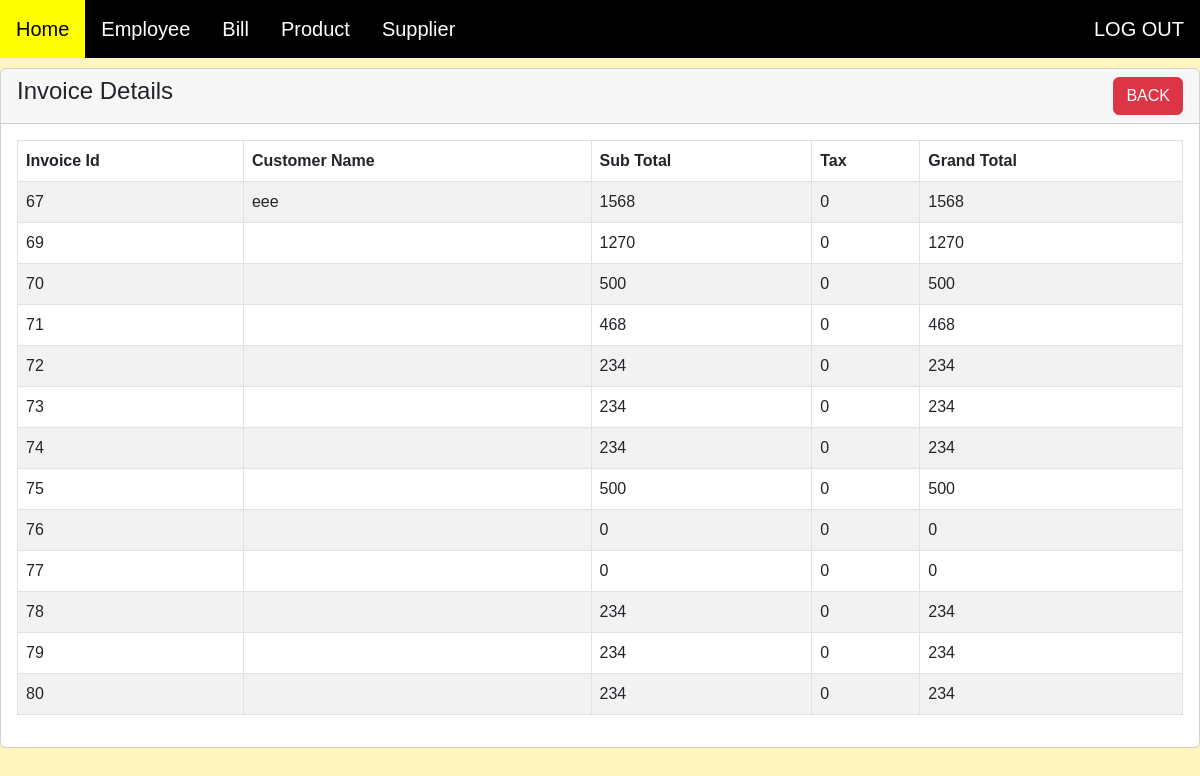
Screenshot of /admin/bill/index.php (signed in) with the database file from the repository.
### tables this page shows
CREATE TABLE `invoice` (
  `invoice_id` int(11) NOT NULL,
  `customer_name` varchar(50) NOT NULL,
  `order_total_before_tax` decimal(10,0) NOT NULL,
  `order_total_tax` decimal(10,0) NOT NULL,
  `order_total_after_tax` decimal(10,0) NOT NULL
);

### admin/bill/index.php (the view, shortened to what this page needs)
<?php
require'../../include/dbcon.php';
?>
<!doctype html>
<html lang="en">
  <head>
    <link href="https://cdn.jsdelivr.net/npm/bootstrap@5.2.2/dist/css/bootstrap.min.css" rel="stylesheet">
</head>
<body>
<?php include_once('../../include/header.php'); ?>
<div class="row">
<div class="col-md-12">
<div class="card">
<div class="card-header">
    <h4> Invoice Details
    <a href="../admin_home/index.php" class="btn btn-danger float-end">BACK</a>
</div>
<div class="card-body">
  <table class="table table-bordered table-striped">
    <thead>
      <tr>
        <th>Invoice Id</th>
        <th>Customer Name</th>
        <th>Sub Total</th>
        <th>Tax</th>
        <th>Grand Total</th>
      </tr>
    </thead>
<tbody>
  <?php
    $query = "SELECT * FROM invoice";
    $query_run = mysqli_query($conn,$query);
    if(mysqli_num_rows($query_run) > 0){
        foreach($query_run as $invoice){
?>
<tr>
  <td><?=$invoice['invoice_id'];?></td>
  <td><?=$invoice['customer_name'];?></td>
  <td><?=$invoice['order_total_before_tax'];?></td>
  <td><?=$invoice['order_total_tax'];?></td>
  <td><?=$invoice['order_total_after_tax'];?></td>
</tr>
<?php
    }
  }
  else{
    echo"<h5> No Records Found </h5>";
  }
?>
</tbody>
</table>
</div>
</div>
</div>
</div>
</body>
</html>

### include/header.php (shortened to what this page needs)
<!DOCTYPE html>
<html>
<head>
</head>
<body>
<div class="topnav">
  <a class="active" href="../admin_home/index.php">Home</a>
  <a href="../employee/index.php">Employee</a>
  <a href="../bill/index.php">Bill</a>
  <a href="../item/index.php">Product</a>
  <a href="../supplier/index.php">Supplier</a>
  <div class="login-container">
  <a href="../../login/logout.php">LOG OUT</a>
  </div>
</div>
</body>
</html>

### admin/bill/index.php (style rules this page uses)
body { margin: 0px 0px 0px 0px; font-family: Arial, Helvetica, sans-serif; background-color: #FFF6BD; }
.row { margin-top:10px; }

### include/header.php (style rules this page uses)
* { box-sizing: border-box; }
body { margin: 0px 0px 0px 0px; font-family: Arial, Helvetica, sans-serif; }
.topnav { overflow: hidden; background-color: black; }
.topnav a { float: left; display: block; color: white; text-align: center; padding: 14px 16px; text-decoration: none; font-size: 20px; }
.topnav .login-container { float: right; }

### rows the page displays
invoice: invoice_id "67", customer_name "eee", order_total_before_tax "1568", order_total_tax "0", order_total_after_tax "1568"
invoice: invoice_id "69", order_total_before_tax "1270", order_total_tax "0", order_total_after_tax "1270"
invoice: invoice_id "70", order_total_before_tax "500", order_total_tax "0", order_total_after_tax "500"
invoice: invoice_id "71", order_total_before_tax "468", order_total_tax "0", order_total_after_tax "468"
invoice: invoice_id "72", order_total_before_tax "234", order_total_tax "0", order_total_after_tax "234"
invoice: invoice_id "73", order_total_before_tax "234", order_total_tax "0", order_total_after_tax "234"
invoice: invoice_id "74", order_total_before_tax "234", order_total_tax "0", order_total_after_tax "234"
invoice: invoice_id "75", order_total_before_tax "500", order_total_tax "0", order_total_after_tax "500"
invoice: invoice_id "76", order_total_before_tax "0", order_total_tax "0", order_total_after_tax "0"
invoice: invoice_id "77", order_total_before_tax "0", order_total_tax "0", order_total_after_tax "0"
invoice: invoice_id "78", order_total_before_tax "234", order_total_tax "0", order_total_after_tax "234"
invoice: invoice_id "79", order_total_before_tax "234", order_total_tax "0", order_total_after_tax "234"
invoice: invoice_id "80", order_total_before_tax "234", order_total_tax "0", order_total_after_tax "234"
